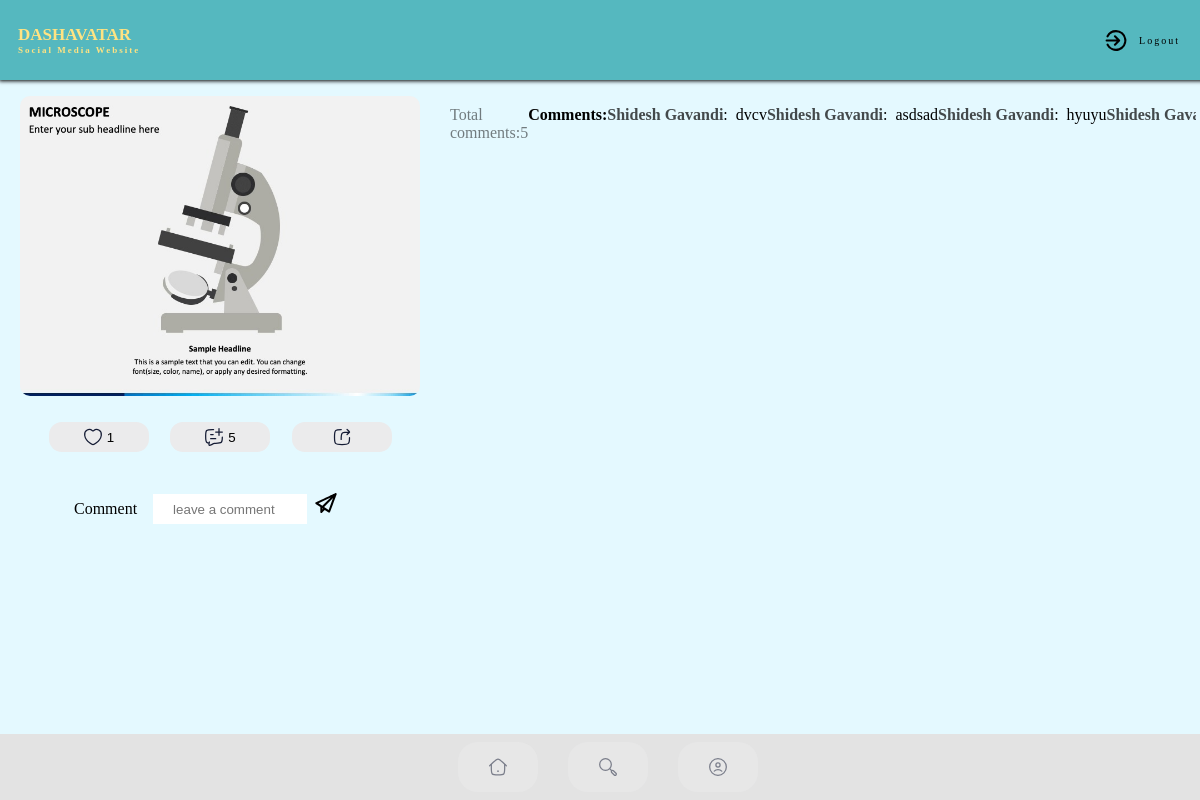
Screenshot of /postview/487662f5-4838-4a6b-a075-b917fe26cbfb (signed in) with the database file from the repository.
### socialweb/models.py (models this page shows, shortened)
class Post(models.Model):
    id = models.UUIDField(primary_key=True, default=uuid.uuid4)
    profile=models.ForeignKey(Profile,null=True,on_delete=models.CASCADE)
    content = models.FileField(upload_to='post',null=True)
    user = models.CharField(max_length=100)
    caption = models.TextField()
    created_at = models.DateTimeField(default=datetime.now)
    no_of_likes = models.IntegerField(default=0)
    no_of_share = models.IntegerField(default=0)

class CommentPost(models.Model):
    post_id = models.CharField(max_length=500)
    user = models.CharField(max_length=100)
    comment = models.TextField()
    created_at = models.DateTimeField(default=datetime.now)

### socialweb/views.py (the view)
# urls.py: path('postview/<str:id>',views.postview, name='postview'),
@login_required(login_url='login')
def postview(request,id):
    user_posts = Post.objects.get(id=id)
    postlike = len(LikePost.objects.filter(post_id=id))
    sharepost = len(SharePost.objects.filter(post_id=id))
    post_comments = CommentPost.objects.filter(post_id=id).order_by('-created_at')
    lencom=len(post_comments)
    context = {
        'user_posts': user_posts,
        'post_comments': post_comments,
        'lencom':lencom,
        'postlike':postlike,
        'sharepost':sharepost,
    }
    return render(request,'postview.html',context)

### templates/postview.html (shortened to what this page needs)
{% extends "index.html" %}
{% block contain %}
<div class="postview" >
    <div class="view" style="margin-bottom: 10px;">
      <img
        src="{{ user_posts.content.url }}"
        alt=""
        srcset=""
      />
      <div class="btn">
        <a style="text-decoration: none;" href="/plikepost?post_id={{user_posts.id}}">
        <button class="button" id="like">
          <img src="/static/assets/svg/like.svg" alt="" srcset="" />
          {% if postlike %}
          &nbsp;{{postlike}}
          {% endif %}
        </button></a>
        <a style="text-decoration: none;" href="/postview/{{user_posts.id}}"><button class="button" id="comment">
          <img src="/static/assets/svg/comment.svg" alt="" srcset="" />
          {% if lencom %}
          &nbsp;{{lencom}}
          {% endif %}
        </button></a>
        <a style="text-decoration: none;" href="/pshare?post_id={{user_posts.id}}"><button class="button" id="share">
          <img src="/static/assets/svg/share.svg" alt="" srcset="" />
        </button></a>
      </div>
      <form style="display: block;" action="/pcomment" method="post">
      <div id="bcom" class="bcom">
        &nbsp;&nbsp;&nbsp;&nbsp;&nbsp;&nbsp;&nbsp;&nbsp;&nbsp;&nbsp;&nbsp;Comment&nbsp;&nbsp;&nbsp;
        <input placeholder="leave a comment" class="comment-b2" type="text" name="comment" id="comment">
        <button type="submit"><img src="/static/assets/svg/comsend.svg" alt="" srcset=""></button>
    </div>
  </form>
    </div>
    <div class="com">
    {% if post_comments %}
    <p style="opacity: 50%;">Total comments:{{lencom}}</p>
    <strong>Comments:</strong>
    {% for comment in post_comments %}
      <p><b style="opacity: 70%;">{{ comment.user }}</b>:&nbsp;&nbsp;{{ comment.comment }}</p>
      {% endfor %}
    {% else %}
    <p>No comment yet</p>
    {% endif %}
</div>
    </div>
{% endblock %}

### static/css/style.css (style rules this page uses)
* { margin: 0; padding: 0; }
body { background-color: #e4f9ff; height: 100%; }
.container .btn { width: 761px; height: 60px; padding: 7px; display: flex; align-items: center; justify-content: space-evenly; margin-left: 139px; }
.btn .button { width: 100px; height: 30px; border: none; border-radius: 13px; cursor: pointer; display: flex; align-items: center; justify-content: center; background-color: #ebebec; transition: all ease-in-out 0.3s; }
form { display: flex; flex-direction: column; justify-content: center; gap: 18px; align-items: center; }
.postview { width: 100%; margin: 20px; display: flex; gap: 30px; }
.postview>.view>img { width: 400px; border-radius: 10px; }
.view { transform: translateX(0%); width: fit-content; }
.postview>.view>.btn { width: auto; margin: 0; }
.com { display: flex; flex-direction: row; justify-content: space-around; margin-top: 10px; }
@media only screen and (max-width: 1200px) { .container .btn { width: 94%; margin-left: 0; } }

### static/css/utility.css (style rules this page uses)
.bcom { margin: 10px; }
.bcom>input { height: 30px; width: 30%; padding-left: 20px; border: none; padding-right: 20px; }
.bcom>button { height: 30px; width: 30px; background: transparent; border: none; margin-top: 5px; }
.bcom>button>img { width: 22px; height: 22px; }

### rows the page displays
Post: content (picture)
CommentPost: user "Shidesh Gavandi", comment "dvcv"
CommentPost: user "Shidesh Gavandi", comment "asdsad"
CommentPost: user "Shidesh Gavandi", comment "hyuyu"
CommentPost: user "Shidesh…"

### other values shown
{{ postlike }} "1"
{{ lencom }} "5"
